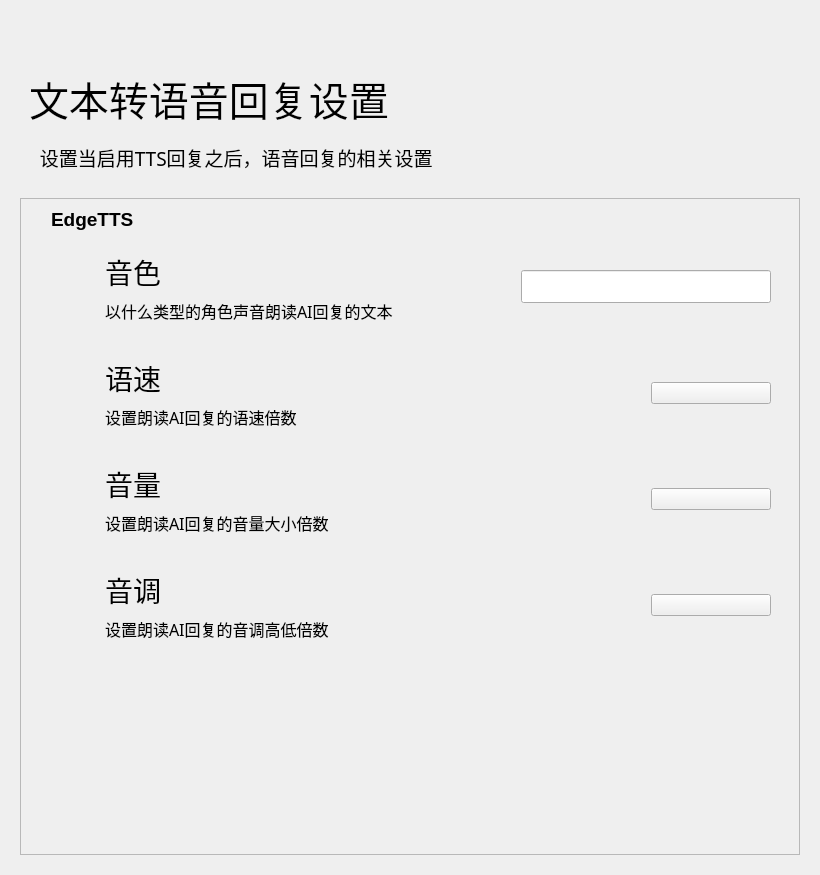
<?xml version="1.0" encoding="UTF-8"?>
<ui version="4.0">
 <class>Form</class>
 <widget class="QWidget" name="Form">
  <property name="geometry">
   <rect>
    <x>0</x>
    <y>0</y>
    <width>820</width>
    <height>875</height>
   </rect>
  </property>
  <property name="minimumSize">
   <size>
    <width>650</width>
    <height>465</height>
   </size>
  </property>
  <property name="windowTitle">
   <string>简儿 - 设置框架</string>
  </property>
  <layout class="QHBoxLayout" name="horizontalLayout">
   <item>
    <widget class="PopUpAniStackedWidget" name="PopUpAniStackedWidget">
     <property name="minimumSize">
      <size>
       <width>0</width>
       <height>0</height>
      </size>
     </property>
     <widget class="QWidget" name="page">
      <layout class="QVBoxLayout" name="verticalLayout">
       <item>
        <spacer name="spacer">
         <property name="orientation">
          <enum>Qt::Vertical</enum>
         </property>
         <property name="sizeType">
          <enum>QSizePolicy::Fixed</enum>
         </property>
         <property name="sizeHint" stdset="0">
          <size>
           <width>20</width>
           <height>40</height>
          </size>
         </property>
        </spacer>
       </item>
       <item>
        <widget class="QWidget" name="widget" native="true">
         <property name="maximumSize">
          <size>
           <width>16777215</width>
           <height>88</height>
          </size>
         </property>
         <layout class="QHBoxLayout" name="horizontalLayout_2">
          <item>
           <widget class="LargeTitleLabel" name="LargeTitleLabel">
            <property name="font">
             <font>
              <family>HarmonyOS Sans SC Medium</family>
              <pointsize>30</pointsize>
              <bold>false</bold>
             </font>
            </property>
            <property name="text">
             <string>文本转语音回复设置</string>
            </property>
           </widget>
          </item>
         </layout>
        </widget>
       </item>
       <item>
        <widget class="SubtitleLabel" name="SubtitleLabel_5">
         <property name="font">
          <font>
           <family>HarmonyOS Sans SC Medium</family>
           <pointsize>14</pointsize>
           <bold>false</bold>
          </font>
         </property>
         <property name="text">
          <string>    设置当启用TTS回复之后，语音回复的相关设置</string>
         </property>
         <property name="wordWrap">
          <bool>true</bool>
         </property>
        </widget>
       </item>
       <item>
        <spacer name="verticalSpacer_32">
         <property name="orientation">
          <enum>Qt::Vertical</enum>
         </property>
         <property name="sizeType">
          <enum>QSizePolicy::Fixed</enum>
         </property>
         <property name="sizeHint" stdset="0">
          <size>
           <width>20</width>
           <height>20</height>
          </size>
         </property>
        </spacer>
       </item>
       <item>
        <widget class="SmoothScrollArea" name="SmoothScrollArea">
         <property name="frameShadow">
          <enum>QFrame::Raised</enum>
         </property>
         <property name="widgetResizable">
          <bool>true</bool>
         </property>
         <widget class="QWidget" name="scrollAreaWidgetContents">
          <property name="geometry">
           <rect>
            <x>0</x>
            <y>0</y>
            <width>782</width>
            <height>655</height>
           </rect>
          </property>
          <layout class="QVBoxLayout" name="verticalLayout_2">
           <item>
            <widget class="StrongBodyLabel" name="StrongBodyLabel_2">
             <property name="font">
              <font>
               <family>Segoe UI</family>
               <pointsize>14</pointsize>
               <bold>true</bold>
              </font>
             </property>
             <property name="text">
              <string>    EdgeTTS</string>
             </property>
            </widget>
           </item>
           <item>
            <layout class="QGridLayout" name="gridLayout">
             <item row="5" column="0">
              <spacer name="verticalSpacer">
               <property name="orientation">
                <enum>Qt::Vertical</enum>
               </property>
               <property name="sizeHint" stdset="0">
                <size>
                 <width>20</width>
                 <height>40</height>
                </size>
               </property>
              </spacer>
             </item>
             <item row="0" column="0">
              <widget class="CardWidget" name="Edit_Icon_Settings_2">
               <property name="maximumSize">
                <size>
                 <width>16777215</width>
                 <height>100</height>
                </size>
               </property>
               <layout class="QHBoxLayout" name="horizontalLayout_4">
                <item>
                 <spacer name="horizontalSpacer_7">
                  <property name="orientation">
                   <enum>Qt::Horizontal</enum>
                  </property>
                  <property name="sizeType">
                   <enum>QSizePolicy::Fixed</enum>
                  </property>
                  <property name="sizeHint" stdset="0">
                   <size>
                    <width>10</width>
                    <height>20</height>
                   </size>
                  </property>
                 </spacer>
                </item>
                <item>
                 <widget class="IconWidget" name="IconWidget_3">
                  <property name="enabled">
                   <bool>true</bool>
                  </property>
                  <property name="minimumSize">
                   <size>
                    <width>40</width>
                    <height>40</height>
                   </size>
                  </property>
                  <property name="maximumSize">
                   <size>
                    <width>40</width>
                    <height>40</height>
                   </size>
                  </property>
                 </widget>
                </item>
                <item>
                 <spacer name="horizontalSpacer_8">
                  <property name="orientation">
                   <enum>Qt::Horizontal</enum>
                  </property>
                  <property name="sizeType">
                   <enum>QSizePolicy::Fixed</enum>
                  </property>
                  <property name="sizeHint" stdset="0">
                   <size>
                    <width>10</width>
                    <height>20</height>
                   </size>
                  </property>
                 </spacer>
                </item>
                <item>
                 <layout class="QVBoxLayout" name="verticalLayout_4">
                  <item>
                   <spacer name="verticalSpacer_28">
                    <property name="orientation">
                     <enum>Qt::Vertical</enum>
                    </property>
                    <property name="sizeType">
                     <enum>QSizePolicy::Expanding</enum>
                    </property>
                    <property name="sizeHint" stdset="0">
                     <size>
                      <width>20</width>
                      <height>5</height>
                     </size>
                    </property>
                   </spacer>
                  </item>
                  <item>
                   <widget class="TitleLabel" name="TitleLabel_3">
                    <property name="maximumSize">
                     <size>
                      <width>16777215</width>
                      <height>50</height>
                     </size>
                    </property>
                    <property name="font">
                     <font>
                      <family>HarmonyOS Sans SC</family>
                      <pointsize>21</pointsize>
                      <bold>false</bold>
                     </font>
                    </property>
                    <property name="text">
                     <string>音色</string>
                    </property>
                   </widget>
                  </item>
                  <item>
                   <widget class="SubtitleLabel" name="SubtitleLabel_3">
                    <property name="font">
                     <font>
                      <family>HarmonyOS Sans SC</family>
                      <pointsize>12</pointsize>
                      <bold>false</bold>
                     </font>
                    </property>
                    <property name="text">
                     <string>以什么类型的角色声音朗读AI回复的文本</string>
                    </property>
                    <property name="textFormat">
                     <enum>Qt::AutoText</enum>
                    </property>
                    <property name="scaledContents">
                     <bool>false</bool>
                    </property>
                    <property name="wordWrap">
                     <bool>true</bool>
                    </property>
                   </widget>
                  </item>
                  <item>
                   <spacer name="verticalSpacer_29">
                    <property name="orientation">
                     <enum>Qt::Vertical</enum>
                    </property>
                    <property name="sizeType">
                     <enum>QSizePolicy::Expanding</enum>
                    </property>
                    <property name="sizeHint" stdset="0">
                     <size>
                      <width>20</width>
                      <height>5</height>
                     </size>
                    </property>
                   </spacer>
                  </item>
                 </layout>
                </item>
                <item>
                 <widget class="EditableComboBox" name="voiceColor">
                  <property name="sizePolicy">
                   <sizepolicy hsizetype="Minimum" vsizetype="Fixed">
                    <horstretch>0</horstretch>
                    <verstretch>0</verstretch>
                   </sizepolicy>
                  </property>
                  <property name="maximumSize">
                   <size>
                    <width>250</width>
                    <height>33</height>
                   </size>
                  </property>
                 </widget>
                </item>
                <item>
                 <spacer name="horizontalSpacer_12">
                  <property name="orientation">
                   <enum>Qt::Horizontal</enum>
                  </property>
                  <property name="sizeType">
                   <enum>QSizePolicy::Fixed</enum>
                  </property>
                  <property name="sizeHint" stdset="0">
                   <size>
                    <width>10</width>
                    <height>20</height>
                   </size>
                  </property>
                 </spacer>
                </item>
               </layout>
              </widget>
             </item>
             <item row="4" column="0">
              <spacer name="verticalSpacer_14">
               <property name="orientation">
                <enum>Qt::Vertical</enum>
               </property>
               <property name="sizeType">
                <enum>QSizePolicy::Fixed</enum>
               </property>
               <property name="sizeHint" stdset="0">
                <size>
                 <width>20</width>
                 <height>5</height>
                </size>
               </property>
              </spacer>
             </item>
             <item row="1" column="0">
              <widget class="CardWidget" name="Edit_Icon_Settings">
               <property name="maximumSize">
                <size>
                 <width>16777215</width>
                 <height>100</height>
                </size>
               </property>
               <layout class="QHBoxLayout" name="horizontalLayout_3">
                <item>
                 <spacer name="horizontalSpacer_5">
                  <property name="orientation">
                   <enum>Qt::Horizontal</enum>
                  </property>
                  <property name="sizeType">
                   <enum>QSizePolicy::Fixed</enum>
                  </property>
                  <property name="sizeHint" stdset="0">
                   <size>
                    <width>10</width>
                    <height>20</height>
                   </size>
                  </property>
                 </spacer>
                </item>
                <item>
                 <widget class="IconWidget" name="IconWidget_2">
                  <property name="enabled">
                   <bool>true</bool>
                  </property>
                  <property name="minimumSize">
                   <size>
                    <width>40</width>
                    <height>40</height>
                   </size>
                  </property>
                  <property name="maximumSize">
                   <size>
                    <width>40</width>
                    <height>40</height>
                   </size>
                  </property>
                 </widget>
                </item>
                <item>
                 <spacer name="horizontalSpacer_6">
                  <property name="orientation">
                   <enum>Qt::Horizontal</enum>
                  </property>
                  <property name="sizeType">
                   <enum>QSizePolicy::Fixed</enum>
                  </property>
                  <property name="sizeHint" stdset="0">
                   <size>
                    <width>10</width>
                    <height>20</height>
                   </size>
                  </property>
                 </spacer>
                </item>
                <item>
                 <layout class="QVBoxLayout" name="verticalLayout_3">
                  <item>
                   <spacer name="verticalSpacer_26">
                    <property name="orientation">
                     <enum>Qt::Vertical</enum>
                    </property>
                    <property name="sizeType">
                     <enum>QSizePolicy::Expanding</enum>
                    </property>
                    <property name="sizeHint" stdset="0">
                     <size>
                      <width>20</width>
                      <height>5</height>
                     </size>
                    </property>
                   </spacer>
                  </item>
                  <item>
                   <widget class="TitleLabel" name="TitleLabel_2">
                    <property name="maximumSize">
                     <size>
                      <width>16777215</width>
                      <height>50</height>
                     </size>
                    </property>
                    <property name="font">
                     <font>
                      <family>HarmonyOS Sans SC</family>
                      <pointsize>21</pointsize>
                      <bold>false</bold>
                     </font>
                    </property>
                    <property name="text">
                     <string>语速</string>
                    </property>
                   </widget>
                  </item>
                  <item>
                   <widget class="SubtitleLabel" name="SubtitleLabel_2">
                    <property name="font">
                     <font>
                      <family>HarmonyOS Sans SC</family>
                      <pointsize>12</pointsize>
                      <bold>false</bold>
                     </font>
                    </property>
                    <property name="text">
                     <string>设置朗读AI回复的语速倍数</string>
                    </property>
                    <property name="textFormat">
                     <enum>Qt::AutoText</enum>
                    </property>
                    <property name="scaledContents">
                     <bool>false</bool>
                    </property>
                    <property name="wordWrap">
                     <bool>true</bool>
                    </property>
                   </widget>
                  </item>
                  <item>
                   <spacer name="verticalSpacer_27">
                    <property name="orientation">
                     <enum>Qt::Vertical</enum>
                    </property>
                    <property name="sizeType">
                     <enum>QSizePolicy::Expanding</enum>
                    </property>
                    <property name="sizeHint" stdset="0">
                     <size>
                      <width>20</width>
                      <height>5</height>
                     </size>
                    </property>
                   </spacer>
                  </item>
                 </layout>
                </item>
                <item>
                 <widget class="ComboBox" name="ttsRate">
                  <property name="sizePolicy">
                   <sizepolicy hsizetype="Fixed" vsizetype="Fixed">
                    <horstretch>0</horstretch>
                    <verstretch>0</verstretch>
                   </sizepolicy>
                  </property>
                  <property name="minimumSize">
                   <size>
                    <width>0</width>
                    <height>0</height>
                   </size>
                  </property>
                  <property name="maximumSize">
                   <size>
                    <width>120</width>
                    <height>16777215</height>
                   </size>
                  </property>
                 </widget>
                </item>
                <item>
                 <spacer name="horizontalSpacer_11">
                  <property name="orientation">
                   <enum>Qt::Horizontal</enum>
                  </property>
                  <property name="sizeType">
                   <enum>QSizePolicy::Fixed</enum>
                  </property>
                  <property name="sizeHint" stdset="0">
                   <size>
                    <width>10</width>
                    <height>20</height>
                   </size>
                  </property>
                 </spacer>
                </item>
               </layout>
              </widget>
             </item>
             <item row="2" column="0">
              <widget class="CardWidget" name="Edit_Icon_Settings_3">
               <property name="maximumSize">
                <size>
                 <width>16777215</width>
                 <height>100</height>
                </size>
               </property>
               <layout class="QHBoxLayout" name="horizontalLayout_5">
                <item>
                 <spacer name="horizontalSpacer_9">
                  <property name="orientation">
                   <enum>Qt::Horizontal</enum>
                  </property>
                  <property name="sizeType">
                   <enum>QSizePolicy::Fixed</enum>
                  </property>
                  <property name="sizeHint" stdset="0">
                   <size>
                    <width>10</width>
                    <height>20</height>
                   </size>
                  </property>
                 </spacer>
                </item>
                <item>
                 <widget class="IconWidget" name="IconWidget_4">
                  <property name="enabled">
                   <bool>true</bool>
                  </property>
                  <property name="minimumSize">
                   <size>
                    <width>40</width>
                    <height>40</height>
                   </size>
                  </property>
                  <property name="maximumSize">
                   <size>
                    <width>40</width>
                    <height>40</height>
                   </size>
                  </property>
                 </widget>
                </item>
                <item>
                 <spacer name="horizontalSpacer_10">
                  <property name="orientation">
                   <enum>Qt::Horizontal</enum>
                  </property>
                  <property name="sizeType">
                   <enum>QSizePolicy::Fixed</enum>
                  </property>
                  <property name="sizeHint" stdset="0">
                   <size>
                    <width>10</width>
                    <height>20</height>
                   </size>
                  </property>
                 </spacer>
                </item>
                <item>
                 <layout class="QVBoxLayout" name="verticalLayout_5">
                  <item>
                   <spacer name="verticalSpacer_30">
                    <property name="orientation">
                     <enum>Qt::Vertical</enum>
                    </property>
                    <property name="sizeType">
                     <enum>QSizePolicy::Expanding</enum>
                    </property>
                    <property name="sizeHint" stdset="0">
                     <size>
                      <width>20</width>
                      <height>5</height>
                     </size>
                    </property>
                   </spacer>
                  </item>
                  <item>
                   <widget class="TitleLabel" name="TitleLabel_4">
                    <property name="maximumSize">
                     <size>
                      <width>16777215</width>
                      <height>50</height>
                     </size>
                    </property>
                    <property name="font">
                     <font>
                      <family>HarmonyOS Sans SC</family>
                      <pointsize>21</pointsize>
                      <bold>false</bold>
                     </font>
                    </property>
                    <property name="text">
                     <string>音量</string>
                    </property>
                   </widget>
                  </item>
                  <item>
                   <widget class="SubtitleLabel" name="SubtitleLabel_4">
                    <property name="font">
                     <font>
                      <family>HarmonyOS Sans SC</family>
                      <pointsize>12</pointsize>
                      <bold>false</bold>
                     </font>
                    </property>
                    <property name="text">
                     <string>设置朗读AI回复的音量大小倍数</string>
                    </property>
                    <property name="textFormat">
                     <enum>Qt::AutoText</enum>
                    </property>
                    <property name="scaledContents">
                     <bool>false</bool>
                    </property>
                    <property name="wordWrap">
                     <bool>true</bool>
                    </property>
                   </widget>
                  </item>
                  <item>
                   <spacer name="verticalSpacer_31">
                    <property name="orientation">
                     <enum>Qt::Vertical</enum>
                    </property>
                    <property name="sizeType">
                     <enum>QSizePolicy::Expanding</enum>
                    </property>
                    <property name="sizeHint" stdset="0">
                     <size>
                      <width>20</width>
                      <height>5</height>
                     </size>
                    </property>
                   </spacer>
                  </item>
                 </layout>
                </item>
                <item>
                 <widget class="ComboBox" name="ttsVolume">
                  <property name="sizePolicy">
                   <sizepolicy hsizetype="Fixed" vsizetype="Fixed">
                    <horstretch>0</horstretch>
                    <verstretch>0</verstretch>
                   </sizepolicy>
                  </property>
                  <property name="maximumSize">
                   <size>
                    <width>120</width>
                    <height>16777215</height>
                   </size>
                  </property>
                 </widget>
                </item>
                <item>
                 <spacer name="horizontalSpacer_13">
                  <property name="orientation">
                   <enum>Qt::Horizontal</enum>
                  </property>
                  <property name="sizeType">
                   <enum>QSizePolicy::Fixed</enum>
                  </property>
                  <property name="sizeHint" stdset="0">
                   <size>
                    <width>10</width>
                    <height>20</height>
                   </size>
                  </property>
                 </spacer>
                </item>
               </layout>
              </widget>
             </item>
             <item row="3" column="0">
              <widget class="CardWidget" name="Edit_Icon_Settings_4">
               <property name="maximumSize">
                <size>
                 <width>16777215</width>
                 <height>100</height>
                </size>
               </property>
               <layout class="QHBoxLayout" name="horizontalLayout_6">
                <item>
                 <spacer name="horizontalSpacer_14">
                  <property name="orientation">
                   <enum>Qt::Horizontal</enum>
                  </property>
                  <property name="sizeType">
                   <enum>QSizePolicy::Fixed</enum>
                  </property>
                  <property name="sizeHint" stdset="0">
                   <size>
                    <width>10</width>
                    <height>20</height>
                   </size>
                  </property>
                 </spacer>
                </item>
                <item>
                 <widget class="IconWidget" name="IconWidget_5">
                  <property name="enabled">
                   <bool>true</bool>
                  </property>
                  <property name="minimumSize">
                   <size>
                    <width>40</width>
                    <height>40</height>
                   </size>
                  </property>
                  <property name="maximumSize">
                   <size>
                    <width>40</width>
                    <height>40</height>
                   </size>
                  </property>
                 </widget>
                </item>
                <item>
                 <spacer name="horizontalSpacer_15">
                  <property name="orientation">
                   <enum>Qt::Horizontal</enum>
                  </property>
                  <property name="sizeType">
                   <enum>QSizePolicy::Fixed</enum>
                  </property>
                  <property name="sizeHint" stdset="0">
                   <size>
                    <width>10</width>
                    <height>20</height>
                   </size>
                  </property>
                 </spacer>
                </item>
                <item>
                 <layout class="QVBoxLayout" name="verticalLayout_6">
                  <item>
                   <spacer name="verticalSpacer_33">
                    <property name="orientation">
                     <enum>Qt::Vertical</enum>
                    </property>
                    <property name="sizeType">
                     <enum>QSizePolicy::Expanding</enum>
                    </property>
                    <property name="sizeHint" stdset="0">
                     <size>
                      <width>20</width>
                      <height>5</height>
                     </size>
                    </property>
                   </spacer>
                  </item>
                  <item>
                   <widget class="TitleLabel" name="TitleLabel_5">
                    <property name="maximumSize">
                     <size>
                      <width>16777215</width>
                      <height>50</height>
                     </size>
                    </property>
                    <property name="font">
                     <font>
                      <family>HarmonyOS Sans SC</family>
                      <pointsize>21</pointsize>
                      <bold>false</bold>
                     </font>
                    </property>
                    <property name="text">
                     <string>音调</string>
                    </property>
                   </widget>
                  </item>
                  <item>
                   <widget class="SubtitleLabel" name="SubtitleLabel_6">
                    <property name="font">
                     <font>
                      <family>HarmonyOS Sans SC</family>
                      <pointsize>12</pointsize>
                      <bold>false</bold>
                     </font>
                    </property>
                    <property name="text">
                     <string>设置朗读AI回复的音调高低倍数</string>
                    </property>
                    <property name="textFormat">
                     <enum>Qt::AutoText</enum>
                    </property>
                    <property name="scaledContents">
                     <bool>false</bool>
                    </property>
                    <property name="wordWrap">
                     <bool>true</bool>
                    </property>
                   </widget>
                  </item>
                  <item>
                   <spacer name="verticalSpacer_34">
                    <property name="orientation">
                     <enum>Qt::Vertical</enum>
                    </property>
                    <property name="sizeType">
                     <enum>QSizePolicy::Expanding</enum>
                    </property>
                    <property name="sizeHint" stdset="0">
                     <size>
                      <width>20</width>
                      <height>5</height>
                     </size>
                    </property>
                   </spacer>
                  </item>
                 </layout>
                </item>
                <item>
                 <widget class="ComboBox" name="ttsPitCh">
                  <property name="sizePolicy">
                   <sizepolicy hsizetype="Fixed" vsizetype="Fixed">
                    <horstretch>0</horstretch>
                    <verstretch>0</verstretch>
                   </sizepolicy>
                  </property>
                  <property name="maximumSize">
                   <size>
                    <width>120</width>
                    <height>16777215</height>
                   </size>
                  </property>
                 </widget>
                </item>
                <item>
                 <spacer name="horizontalSpacer_16">
                  <property name="orientation">
                   <enum>Qt::Horizontal</enum>
                  </property>
                  <property name="sizeType">
                   <enum>QSizePolicy::Fixed</enum>
                  </property>
                  <property name="sizeHint" stdset="0">
                   <size>
                    <width>10</width>
                    <height>20</height>
                   </size>
                  </property>
                 </spacer>
                </item>
               </layout>
              </widget>
             </item>
            </layout>
           </item>
          </layout>
         </widget>
        </widget>
       </item>
      </layout>
     </widget>
    </widget>
   </item>
  </layout>
 </widget>
 <customwidgets>
  <customwidget>
   <class>ComboBox</class>
   <extends>QPushButton</extends>
   <header>qfluentwidgets</header>
  </customwidget>
  <customwidget>
   <class>EditableComboBox</class>
   <extends>LineEdit</extends>
   <header>qfluentwidgets</header>
  </customwidget>
  <customwidget>
   <class>IconWidget</class>
   <extends>QWidget</extends>
   <header>qfluentwidgets</header>
  </customwidget>
  <customwidget>
   <class>CardWidget</class>
   <extends>QFrame</extends>
   <header>qfluentwidgets</header>
   <container>1</container>
  </customwidget>
  <customwidget>
   <class>SmoothScrollArea</class>
   <extends>QScrollArea</extends>
   <header>qfluentwidgets</header>
   <container>1</container>
  </customwidget>
  <customwidget>
   <class>PopUpAniStackedWidget</class>
   <extends>QStackedWidget</extends>
   <header>qfluentwidgets</header>
   <container>1</container>
  </customwidget>
  <customwidget>
   <class>StrongBodyLabel</class>
   <extends>QLabel</extends>
   <header>qfluentwidgets</header>
  </customwidget>
  <customwidget>
   <class>SubtitleLabel</class>
   <extends>QLabel</extends>
   <header>qfluentwidgets</header>
  </customwidget>
  <customwidget>
   <class>TitleLabel</class>
   <extends>QLabel</extends>
   <header>qfluentwidgets</header>
  </customwidget>
  <customwidget>
   <class>LargeTitleLabel</class>
   <extends>QLabel</extends>
   <header>qfluentwidgets</header>
  </customwidget>
  <customwidget>
   <class>LineEdit</class>
   <extends>QLineEdit</extends>
   <header>qfluentwidgets</header>
  </customwidget>
 </customwidgets>
 <resources>
  <include location="JianerSetupWizard.qrc"/>
 </resources>
 <connections/>
</ui>
